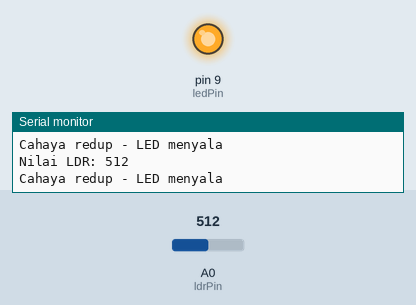
This sketch was run on a simulated Arduino Uno, built with avr-gcc and run on an emulated ATmega328P. Parts: output pins drawn as LEDs (lit = HIGH), the last lines printed to the serial monitor. The inputs (shaded band) are chosen by the test bench; at power-on: A0 (ldrPin) = 512.

Above: at 2.8 s.
2.9 s: A0 (ldrPin) set to 489
At 5.1 s:
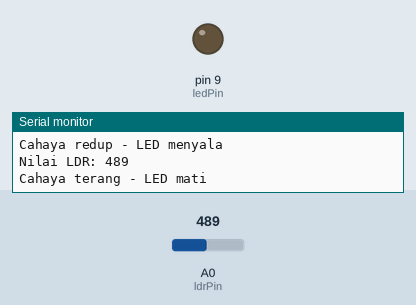
5.6 s: A0 (ldrPin) set to 510
At 6.6 s:
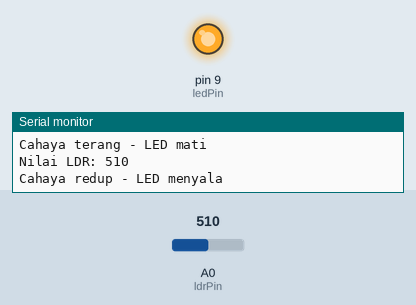
8.3 s: A0 (ldrPin) set to 490
At 10.9 s:
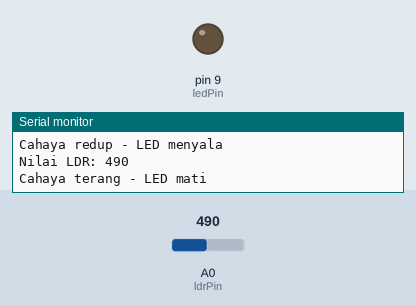
Timing chart, 0 to 12.4 s (numbered marks = the images above; inputs shaded):
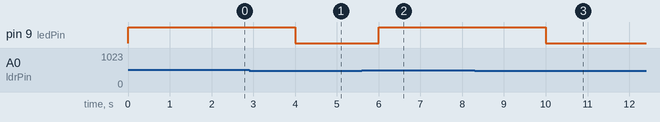

The sketch:

sketch_ldr.ino
```cpp
const int ldrPin = A0;
const int ledPin = 9;

int ldrValue = 0;
int threshold = 500; // Nilai ambang batas, sesuaikan sesuai kebutuhan

void setup() {
  Serial.begin(9600);
  pinMode(ldrPin, INPUT);
  pinMode(ledPin, OUTPUT);
}

void loop() {
  ldrValue = analogRead(ldrPin);

  Serial.print("Nilai LDR: ");
  Serial.println(ldrValue);

  // Jika cahaya redup (nilai LDR tinggi), nyalakan LED
  if (ldrValue > threshold) {
    digitalWrite(ledPin, HIGH);
    Serial.println("Cahaya redup - LED menyala");
  } else {
    digitalWrite(ledPin, LOW);
    Serial.println("Cahaya terang - LED mati");
  }

  delay(2000);
}
```

Measured:
- the behaviour switches between 501 and 500 on A0 (ldrPin) (found by bisection; images 0 and 1)
- after the input at 2.9 s, pin 9 (ledPin): HIGH → LOW after 1.1 s
- after the input at 5.6 s, pin 9 (ledPin): LOW → HIGH after 0.40 s
- after the input at 8.3 s, pin 9 (ledPin): HIGH → LOW after 1.7 s
